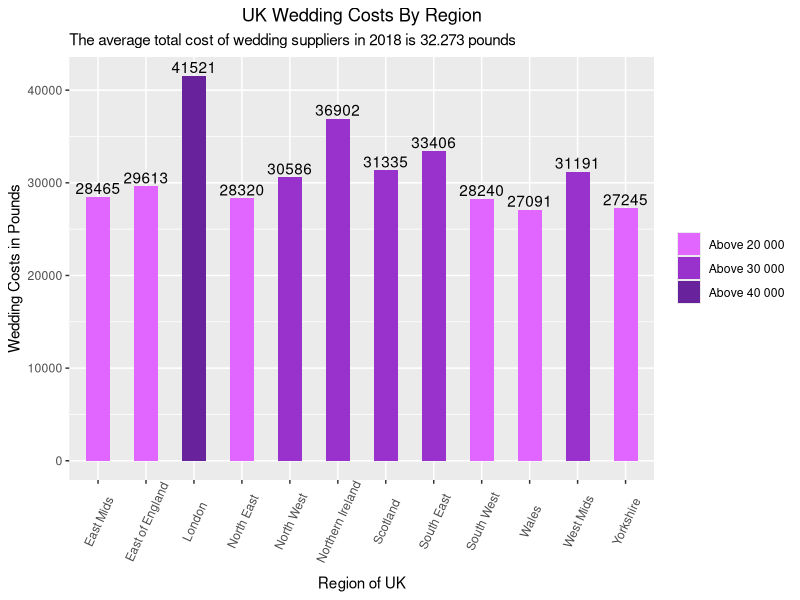
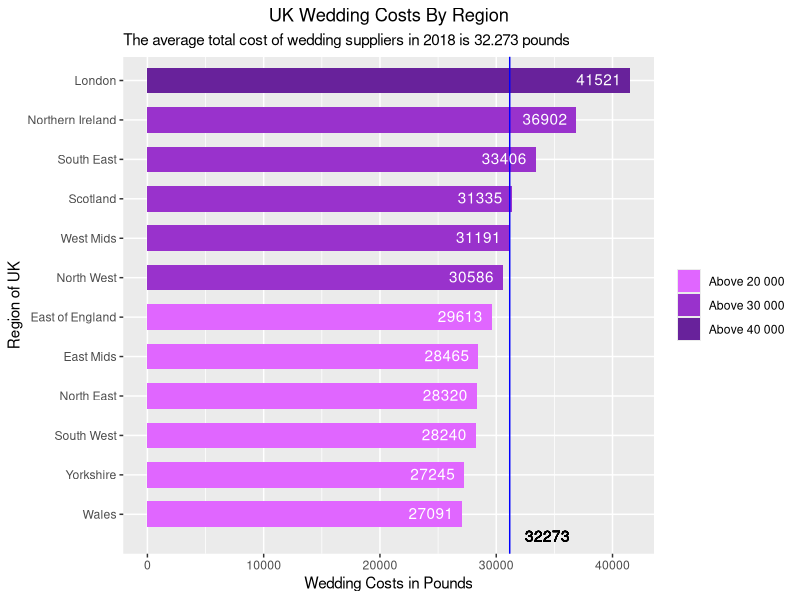

The R script that drew these images, in order:
## ---- chunk 1
library(ggplot2)
wedding_costs <- c(41521, 29613, 27091, 31191, 28465, 27245, 30586, 28320, 28240, 33406, 31335, 36902)
region <- c("London", "East of England", "Wales", "West Mids", "East Mids", "Yorkshire", "North West", "North East",
            "South West", "South East", "Scotland", "Northern Ireland")

wedding_data <- data.frame(region = region, 
                           wedding_costs = wedding_costs)
wedding_data$limits <- ifelse(wedding_costs > 40000, "Above 40 000", 
                              ifelse(wedding_costs > 30000, "Above 30 000", "Above 20 000"))

## ---- chunk 2
ggplot(data = wedding_data, 
  aes(x = region, y = wedding_costs), fill = wedding_costs) +
  geom_bar(aes(fill=factor(limits)), position = 'dodge', stat="identity", width=.5) +
  scale_fill_manual(values=c("#E066FF", "#9932CC", "#68229B")) +
  theme(axis.line = element_blank(), 
        plot.title = element_text(hjust=0.5)) + 
  labs(title="UK Wedding Costs By Region", 
       subtitle="The average total cost of wedding suppliers in 2018 is 32.273 pounds", 
       x="Region of UK", y="Wedding Costs in Pounds") + 
  theme(axis.text.x = element_text(angle=65, vjust=0.6), legend.title = element_blank()) +
  geom_text(aes(label=wedding_costs), position=position_dodge(width=0.9), vjust=-0.25) 
## ---- chunk 3
ggplot(data = wedding_data, 
  aes(x = reorder(region, wedding_costs), y = wedding_costs), fill = wedding_costs) +
  geom_bar(aes(fill=factor(limits)), position = 'dodge', stat="identity", width=.65) +
  geom_hline(yintercept = mean(wedding_costs), color="blue") +
  geom_text(aes(0,32273,label = 32273, vjust = -1, hjust=-0.05)) +
  coord_flip() + 
  scale_fill_manual(values=c("#E066FF", "#9932CC", "#68229B")) +
  theme(axis.line = element_blank(), 
        plot.title = element_text(hjust=0.5)) + 
  labs(title="UK Wedding Costs By Region", 
       subtitle="The average total cost of wedding suppliers in 2018 is 32.273 pounds", 
       x="Region of UK", y="Wedding Costs in Pounds") + 
  theme(legend.title = element_blank()) +
  geom_text(aes(label=wedding_costs), position=position_dodge(width=0.9), hjust=1.2, vjust=.4, color="white") 
